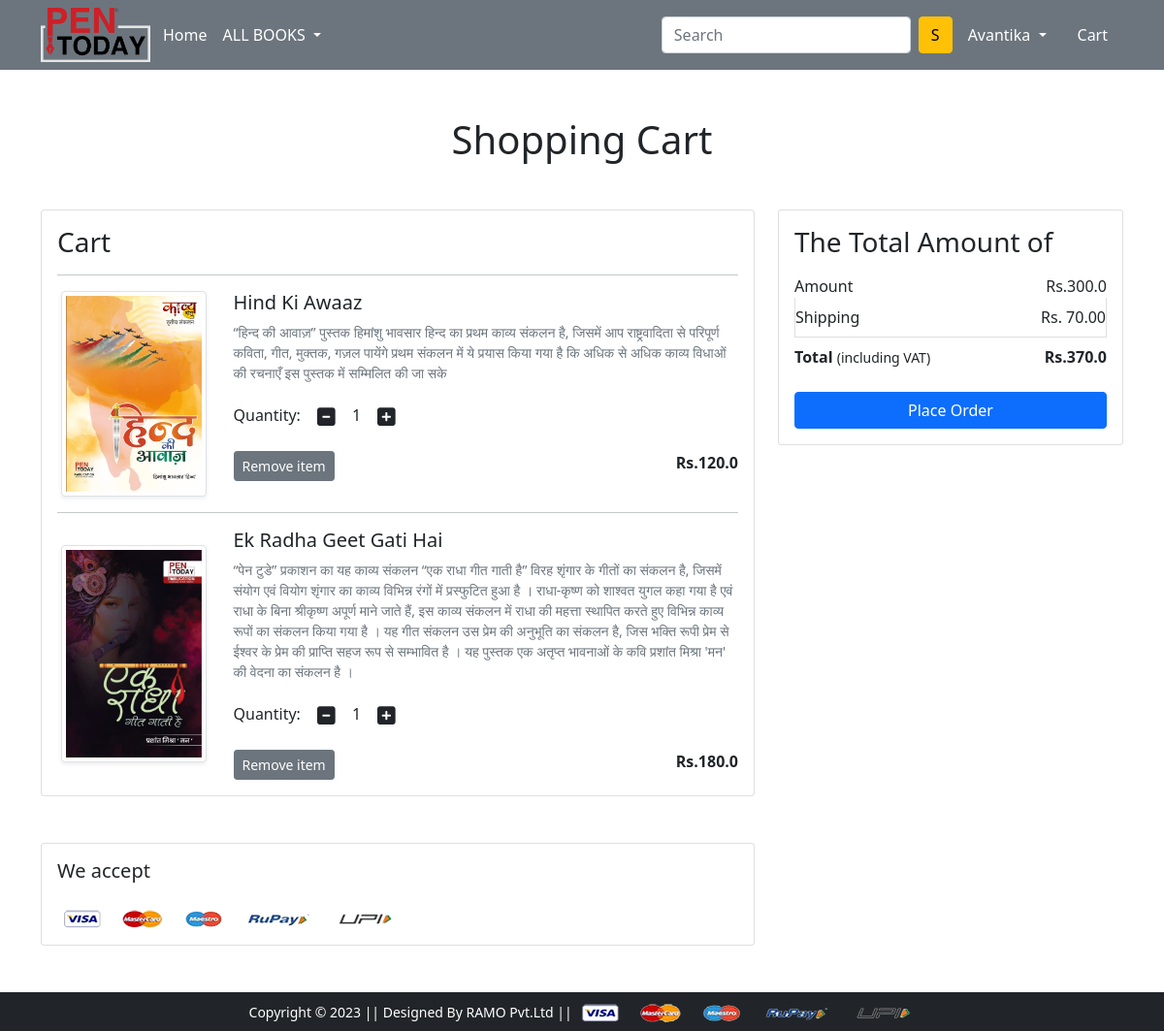
The app's page /cart/ (signed in) with its own data.
### app/models.py (models this page shows, shortened)
class Cart(models.Model):
   user = models.ForeignKey(User,on_delete=models.CASCADE)
   product = models.ForeignKey(Product,on_delete=models.CASCADE)
   quantity = models.PositiveIntegerField(default=1)

class Product(models.Model):
    title = models.CharField(max_length=100)
    discounted_price = models.FloatField()
    description = models.TextField()
    publication = models.CharField(max_length=100)
    category = models.CharField(choices=CATEGORY_CHOICES,max_length=10)
    product_image1 = models.ImageField(upload_to='productimg',null=True,blank=True)
    product_image2 = models.ImageField(upload_to='productimg',null=True,blank=True)
    product_image3 = models.ImageField(upload_to='productimg',null=True,blank=True)
    product_imagemin1 = models.ImageField(upload_to='productimg',null=True,blank=True)
    product_imagemin2 = models.ImageField(upload_to='productimg',null=True,blank=True)
    product_imagemin3 = models.ImageField(upload_to='productimg',null=True,blank=True)
    product_imagemin4 = models.ImageField(upload_to='productimg',null=True,blank=True)
    product_file = models.FileField(upload_to="productfile",null=True,blank=True)

### app/views.py (the view)
# urls.py: path('cart/', views.show_cart, name='showcart'),
@login_required
def show_cart(request):
  if request.user.is_authenticated:
    user = request.user
    cart = Cart.objects.filter(user=user)
    amount = 0.0
    shipping_amount = 70.0
    total_amount = 0.0
    cart_product = [p for p in Cart.objects.all()if p.user == user]
    if cart_product:
      for p in cart_product:
        tempamount = (p.quantity*p.product.discounted_price)
        amount += tempamount
        totalamount = amount + shipping_amount
      return render(request,'app/addtocart.html',{'carts':cart,'totalamount':totalamount,'amount':amount})
    else:
      return render(request,'app/emptycart.html')

### app/templates/app/addtocart.html (shortened to what this page needs)
{% extends 'app/base.html' %}
{% load static %}
{% block main-content %}
<div class="container my-5">
 <div class="row">
  <h1 class="text-center mb-5">Shopping Cart</h1>
  <div class="col-sm-8">
  <div class="card">
   <div class="card-body">
    <h3>Cart</h3>
    {% for cart in carts %}
    <hr>
    <div class="row">
     <div class="col-sm-3 text-center align-self-center"><img src="{{cart.product.product_image1.url}}" alt="" srcset="" class="img-fluid img-thumbnail shadow-sm" height="150" width="150"> </div>
     <div class="col-sm-9">
      <div>
       <h5>{{cart.product.title}}</h5>
       <p class="mb-2 text-muted small"> {{cart.product.description}}</p>
       <div class="my-3">
        <label for="quantity">Quantity:</label>
        <a class="minus-cart btn" pid = "{{cart.product.id}}"><i class="fas fa-minus-square fa-lg"></i></a>
          <span id="quantity">{{cart.quantity}}</span>
        <a class="plus-cart btn" pid = "{{cart.product.id}}"><i class="fas fa-plus-square fa-lg"></i></a>
       </div>
       <div class="d-flex justify-content-between">
        <a href="#" class="btn btn-sm btn-secondary mr-3 remove-cart" pid = "{{cart.product.id}}">Remove item </a>
        <p class="mb-0"><span><strong>Rs.{{cart.product.discounted_price}}</strong></span></p>
       </div>
      </div>
     </div>
    </div>
     {% endfor %}
   </div>
   </div>
  </div>
  <div class="col-sm-4">
   <div class="card">
    <div class="card-body">
      <h3>The Total Amount of</h3>
      <ul class="list-group">
       <li class="list-group-item d-flex justify-content-between align-items-center border-0 px-0 pb-0">Amount<span>Rs.<span id ="amount">{{amount}}</span></span></li>
       <li class="list-group-item d-flex justify-content-between align-items-center px-0">Shipping<span>Rs. 70.00</span></li>
       <li class="list-group-item d-flex justify-content-between align-items-center border-0 px-0 mb-3">
        <div>
           <strong>Total</strong> <small>(including VAT)</small>
         </div>
         <span><strong>Rs.<strong id = "totalamount">{{totalamount}}</strong></strong></span>
       </li>
      </ul>
      <div class="d-grid"><a href="{% url 'checkout' %}" class="btn btn-primary">Place Order</a></div>
    </div>
   </div>
  </div>
 </div>
</div>
<div class="container">
 <div class="row">
  <div class="col-sm-8">
   <div class="card">
    <div class="card-body">
      <h5 class="mb-4">We accept</h5>
      <img src="{% static 'app/images/payment.png' %}" alt="" class="img-fluid">
    </div>
  </div>
  </div>
 </div>
</div>
{% endblock main-content %}

### app/templates/app/base.html (shortened to what this page needs)
<!doctype html>
{% load static %}
<html lang="en">
  <head>
    <link href="https://cdn.jsdelivr.net/npm/bootstrap@5.0.0-beta1/dist/css/bootstrap.min.css" rel="stylesheet">
    <link rel="stylesheet" href="{% static 'app/css/owl.carousel.min.css' %}">
    <link rel="stylesheet" href="{% static 'app/css/all.min.css' %}">
    <link rel="stylesheet" href="{% static 'app/css/style.css' %}">
  </head>
  <body>
    <nav class="navbar navbar-expand-lg navbar-dark bg-secondary">
     <div class="container">
      <img src="{% static 'app/images/logo1.png'%}" alt="" style="height:7vh;">
       <div class="collapse navbar-collapse" id="navbarSupportedContent">
         <ul class="navbar-nav me-auto mb-2 mb-lg-0">
           <li class="nav-item">
             <a class="nav-link text-white"style="margin-left: 5px;" aria-current="page" href="/">Home</a>
           </li>
           <li class="nav-item dropdown">
             <a class="nav-link dropdown-toggle text-white" href="#" id="allbooksDropdown" role="button" data-bs-toggle="dropdown" aria-expanded="false">
               ALL BOOKS
             </a>
           </li>
         </ul>
         <form class="d-flex" method ="get" action= "/search_query/">
           <input class="form-control me-2" type="search" placeholder="Search" aria-label="Search" name="q">
           <button class="btn btn-warning" type="submit">S</button>
         </form>
         <div>
          <ul class="navbar-nav me-auto mb-2 mb-lg-0">
          {% if request.user.is_authenticated %}
           <li class="nav-item dropdown mx-2">
              <a class="nav-link dropdown-toggle text-white" href="#" id="profileDropdown" role="button" data-bs-toggle="dropdown" aria-expanded="false">
              {{request.user.username|capfirst}}
              </a>
            </li>
            <li class="nav-item mx-2">
             <a href="{% url 'showcart' %}" class="nav-link text-white"> Cart </a>
            </li>
          {% endif %}
          </ul>
         </div>
       </div>
     </div>
    </nav>
    {% block main-content %} {% endblock main-content %}
    <footer class="container-fluid bg-dark text-center p-2 mt-5">
        <small class="text-white">Copyright &copy; 2023 || Designed By RAMO Pvt.Ltd || </small>
        <img src="{% static 'app/images/payment.png' %}" alt="" srcset="" class="img-fluid" height="2px">
    </footer>
  </body>
</html>

### records on screen
Cart: product.product_image1 (picture), product "Hind Ki Awaaz", product.description "“हिन्द की आवाज़” पुस्तक हिमांशु भावसार हिन्द का प्रथम काव्य संकलन है, जिसमें आप राष्ट्रवादिता से परिपूर्ण कविता, गीत, मुक्तक, गज़ल पायेंगे प्रथम संकलन में ये प्रयास किया गया है कि अधिक से अधिक काव्य विधाओं की रचनाएँ इस पुस्तक में सम्मिलित की जा सके", quantity "1", product.discounted_price "120.0"
Cart: product.product_image1 (picture), product "Ek Radha Geet Gati Hai", product.description "“पेन टुडे” प्रकाशन का यह काव्य संकलन “एक राधा गीत गाती है” विरह शृंगार के गीतों का संकलन है, जिसमें संयोग एवं वियोग शृंगार का काव्य विभिन्न रंगों में प्रस्फुटित हुआ है । राधा-कृष्ण को शाश्वत युगल कहा गया है एवं राधा के बिना श्रीकृष्ण अपूर्ण माने जाते हैं, इस काव्य संकलन में राधा की महत्ता स्थापित करते हुए विभिन्न काव्य रूपों का संकलन किया गया है । यह गीत संकलन उस प्रेम की अनुभूति का संकलन है, जिस भक्ति रूपी प्रेम से ईश्वर के प्रेम की प्राप्ति सहज रूप से सम्भावित है । यह पुस्तक एक अतृप्त भावनाओं के कवि प्रशांत मिश्रा 'मन' की वेदना का संकलन है ।", quantity "1", product.discounted_price "180.0"

### other values on screen
{{ request.user.username|capfirst }} "Avantika"
{{ amount }} "300.0"
{{ totalamount }} "370.0"
